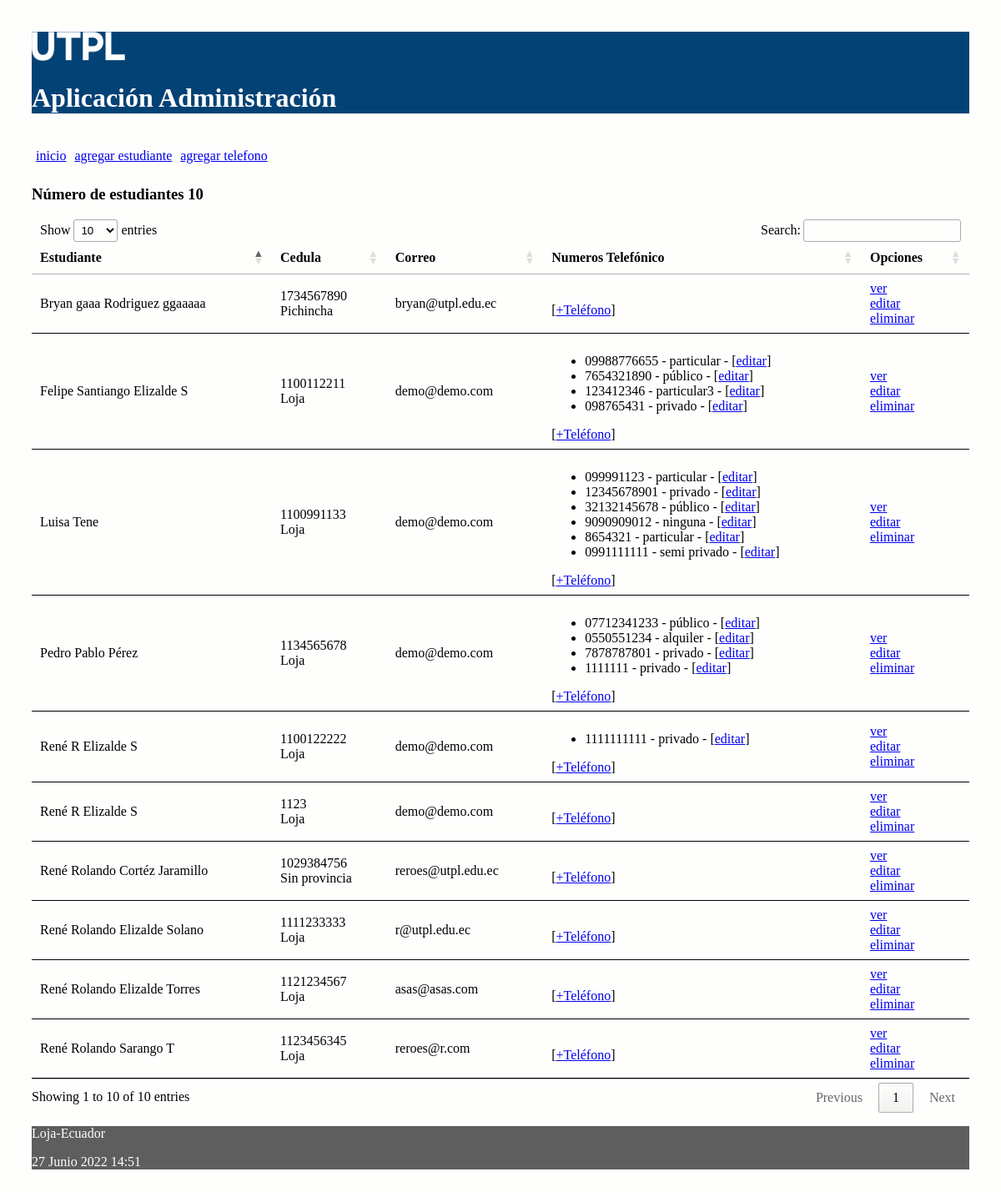
The page / on the database its author committed.
### administrativo/models.py (models this page shows, shortened)
class Estudiante(models.Model):
    nombre = models.CharField(max_length=30)
    apellido = models.CharField(max_length=30)
    cedula = models.CharField(max_length=30, unique=True)
    correo = models.EmailField()
    def  get_provincia(self):
        dato = self.cedula[0:2]
        valor = "Sin provincia"
        if dato == "11":
            valor = "Loja"
        elif dato == "17":
            valor = "Pichincha"
        return valor

class NumeroTelefonico(models.Model):
    telefono = models.CharField(max_length=100)
    tipo = models.CharField(max_length=100)
    estudiante = models.ForeignKey(Estudiante, on_delete=models.CASCADE,
            related_name="numeros_telefonicos")

### administrativo/views.py (the view)
# urls.py: path('', views.index, name='index'),
def index(request):
    estudiantes = Estudiante.objects.all()
    informacion_template = {'estudiantes': estudiantes, 'numero_estudiantes': len(estudiantes)}
    return render(request, 'index.html', informacion_template)

### administrativo/templates/index.html (shortened to what this page needs)
{% extends "master.html" %}
{% block content %}
<h3>Número de estudiantes {{ numero_estudiantes }}</h3>
<table id="tabla_datos">
  <thead>
    <tr>
      <th>Estudiante</th>
      <th>Cedula</th>
      <th>Correo</th>
      <th>Numeros Telefónico </th>
      <th>Opciones</th>
    </tr>
  </thead>
  {% for e in estudiantes %}
  <tr>
    <td> {{e.nombre}} {{e.apellido}}</td>
    <td> {{e.cedula}}<br>{{e.get_provincia}}</td>
    <td> {{e.correo}}</td>
    <td>
      <ul>
        {% for t in e.numeros_telefonicos.all %}
          <li>
            <span>{{t.telefono}} - {{t.tipo}} - [<a href="{% url 'editar_numero_telefonico' t.id %}">editar</a>] </span>
          </li>
        {% endfor %}
      </ul>
        [<a href="{% url 'crear_numero_telefonico_estudiante' e.id%}">+Teléfono</a>]
    </td>
    <td> <a href="{% url 'obtener_estudiante' e.id %}">ver</a> <br>
      <a href="{% url 'editar_estudiante' e.id %}">editar</a> <br>
      <a href="{% url 'eliminar_estudiante' e.id %}"
      onclick="return confirm('¿Está seguro de la eliminación?')" >
      eliminar</a>
    </td>
  </tr>
  {% endfor %}
</table>
{% endblock %}

### administrativo/templates/master.html (shortened to what this page needs)
<!DOCTYPE html>
<html>
  <head>
    {% load static %}
    <link rel="stylesheet" type="text/css" href="{% static 'css/estilos.css' %}">
    <link rel="stylesheet" type="text/css" href="https://cdn.datatables.net/1.10.25/css/jquery.dataTables.min.css">
  </head>
  <body>
  <header>
    <img src="{% static 'images/logo.png' %}" height="10%" width="10%" alt="My image">
    <h1>Aplicación Administración </h1>
    <nav class="top_menu">
      <ul>
        <li><a href="{% url 'index' %}">inicio</a></li>
        <li><a href="{% url 'crear_estudiante' %}">agregar estudiante</a></li>
        <li><a href="{% url 'crear_numero_telefonico' %}">agregar telefono</a></li>
      </ul>
    </nav>
  </header>
  <section>
      {% block content %}
      {% endblock %}
  </section>
    <footer>
      <p>Loja-Ecuador</p>
      <p>{% now "j F Y H:i" %}</p>
    </footer>
  </body>
</html>

### administrativo/static/css/estilos.css (style rules this page uses)
body { background: #FEFEFD; padding: 30px; }
header { background: #034275; color: #FFF; }
section { width: 100%; }
th, td { padding: 15px; border-bottom: 1px solid black; }
.top_menu ul { list-style:none; float:left; padding: 5px; width:95%; }
.top_menu ul li { float:left; margin-right:10px; margin-bottom:5px; text: #FFF; }
footer { background: #5E5E5E; color: #FFF; }

### rows shown on the page
Estudiante: nombre "Luisa", apellido "Tene", cedula "1100991133", get_provincia "Loja", correo "demo@demo.com"
NumeroTelefonico: telefono "099991123", tipo "particular"
NumeroTelefonico: telefono "12345678901", tipo "privado"
NumeroTelefonico: telefono "32132145678", tipo "público"
NumeroTelefonico: telefono "9090909012", tipo "ninguna"
NumeroTelefonico: telefono "8654321", tipo "particular"
NumeroTelefonico: telefono "0991111111", tipo "semi privado"
Estudiante: nombre "Pedro Pablo", apellido "Pérez", cedula "1134565678", get_provincia "Loja", correo "demo@demo.com"
NumeroTelefonico: telefono "07712341233", tipo "público"
NumeroTelefonico: telefono "0550551234", tipo "alquiler"
NumeroTelefonico: telefono "7878787801", tipo "privado"
NumeroTelefonico: telefono "1111111", tipo "privado"
Estudiante: nombre "Felipe Santiango", apellido "Elizalde S", cedula "1100112211", get_provincia "Loja", correo "demo@demo.com"
NumeroTelefonico: telefono "09988776655", tipo "particular"
NumeroTelefonico: telefono "7654321890", tipo "público"
NumeroTelefonico: telefono "123412346", tipo "particular3"
NumeroTelefonico: telefono "098765431", tipo "privado"
Estudiante: nombre "René R", apellido "Elizalde S", cedula "1100122222", get_provincia "Loja", correo "demo@demo.com"
NumeroTelefonico: telefono "1111111111", tipo "privado"
Estudiante: nombre "René R", apellido "Elizalde S", cedula "1123", get_provincia "Loja", correo "demo@demo.com"
Estudiante: nombre "René Rolando", apellido "Elizalde Torres", cedula "1121234567", get_provincia "Loja", correo "asas@asas.com"
Estudiante: nombre "René Rolando", apellido "Sarango T", cedula "1123456345", get_provincia "Loja", correo "reroes@r.com"
Estudiante: nombre "René Rolando", apellido "Cortéz Jaramillo", cedula "1029384756", get_provincia "Sin provincia", correo "reroes@utpl.edu.ec"
Estudiante: nombre "René Rolando", apellido "Elizalde Solano", cedula "1111233333", get_provincia "Loja", correo "r@utpl.edu.ec"
Estudiante: nombre "Bryan gaaa", apellido "Rodriguez ggaaaaa", cedula "1734567890", get_provincia "Pichincha", correo "bryan@utpl.edu.ec"

### other values the page prints
{{ numero_estudiantes }} "10"
